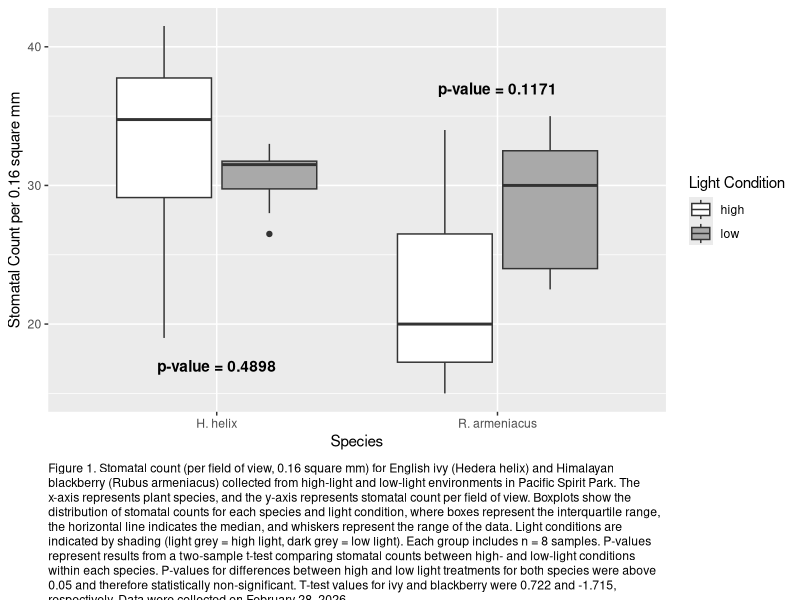

Recreate this plot in R.
library(tidyverse)
library(dplyr)
library(magrittr)
library(ggplot2)
library(ggsignif)
library(ggtext)

stomataTidy <-read.csv("./data/outputs/stomataTidy.csv")

stomataTidy %>%
  ggplot(aes(x=species,y=stomata_avg,fill = light_condition))+
  geom_boxplot()+
  scale_fill_manual(values = c("high" = "white", "low" = "darkgrey"))+
  labs(x = "Species", y="Stomatal Count per 0.16 square mm", fill = "Light Condition", 
       caption = "Figure 1. Stomatal count (per field of view, 0.16 square mm) for English ivy (Hedera helix) and Himalayan blackberry (Rubus armeniacus) collected from high-light and low-light environments in Pacific Spirit Park. The x-axis represents plant species, and the y-axis represents stomatal count per field of view. Boxplots show the distribution of stomatal counts for each species and light condition, where boxes represent the interquartile range, the horizontal line indicates the median, and whiskers represent the range of the data. Light conditions are indicated by shading (light grey = high light, dark grey = low light). Each group includes n = 8 samples. P-values represent results from a two-sample t-test comparing stomatal counts between high- and low-light conditions within each species. P-values for differences between high and low light treatments for both species were above 0.05 and therefore statistically non-significant. T-test values for ivy and blackberry were 0.722 and -1.715, respectively. Data were collected on February 28, 2026.")+
  theme(
    plot.caption = element_textbox_simple(
      width = unit(1, "npc"),  # full plot width
      margin = margin(t = 20)))+
  annotate("text", x = 2, y = 37, label = "p-value = 0.1171", 
           color = "black", fontface = "bold")+
  annotate("text", x = 1, y = 17, label = "p-value = 0.4898", 
           color = "black", fontface = "bold")

blackberryData <- stomataTidy %>% 
  filter(species =="R. armeniacus")

blackberryStats <- blackberryData%>%
  filter(!is.na(stomata_avg))

ivyData <- stomataTidy %>% 
  filter(species =="H. helix")

ivyStats <- ivyData %>%
  filter(!is.na(stomata_avg))

t.test(as.numeric(stomata_avg) ~ light_condition, data = ivyStats)

t.test(as.numeric(stomata_avg) ~ light_condition, data = blackberryStats)
